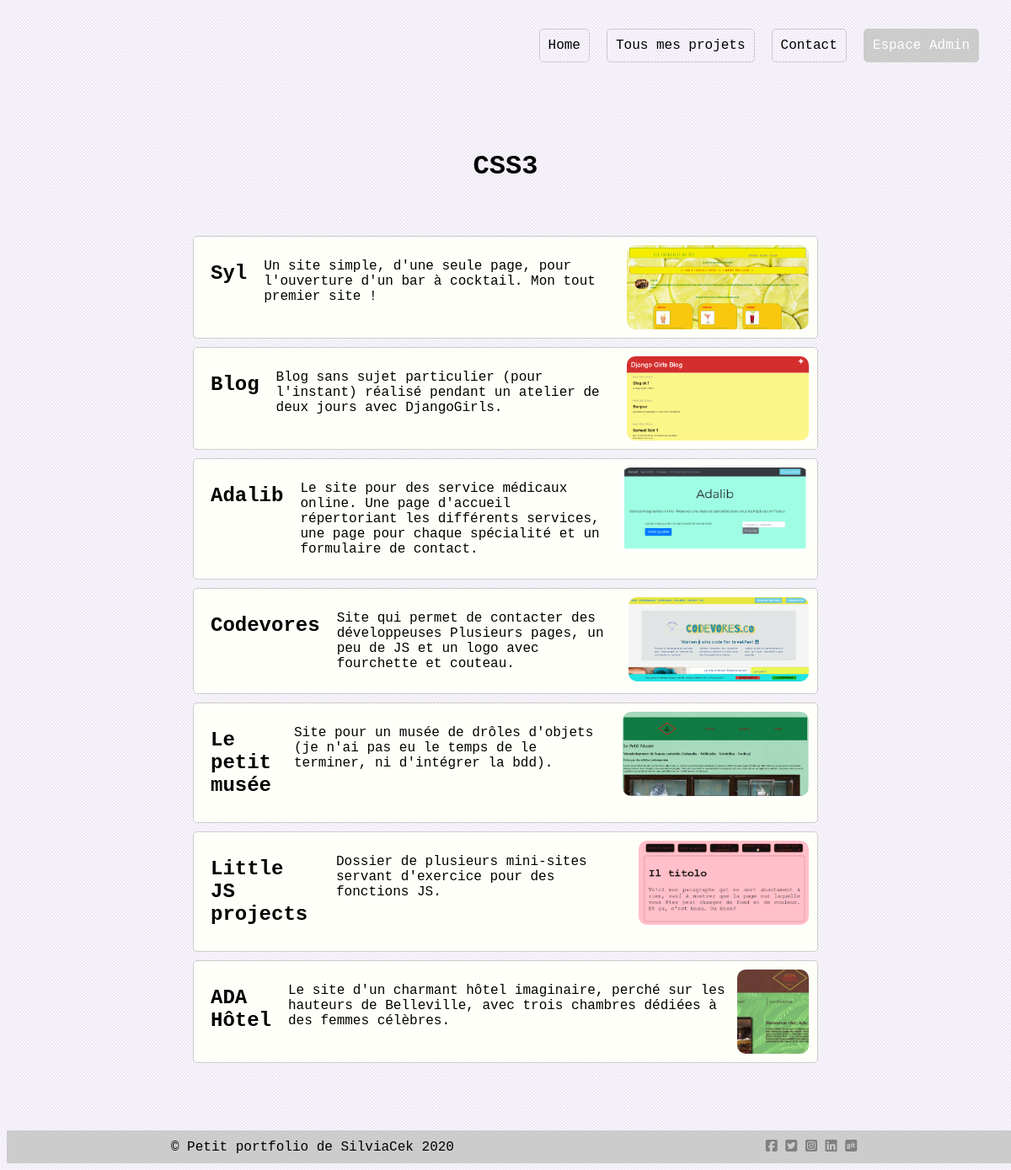
The app's page /projets_par_techno.php?technoAAfficher=2 with its own data.
### tables this page shows
CREATE TABLE IF NOT EXISTS `techno` (
  `id_techno` int(11) NOT NULL AUTO_INCREMENT,
  `nom_techno` varchar(150) NOT NULL,
  PRIMARY KEY (`id_techno`)
);

CREATE TABLE IF NOT EXISTS `projet_techno` (
  `projet_id` int(11) NOT NULL,
  `techno_id` int(11) NOT NULL
);

CREATE TABLE IF NOT EXISTS `projet` (
  `id_projet` int(11) NOT NULL AUTO_INCREMENT,
  `nom_projet` varchar(150) NOT NULL,
  `description` text NOT NULL,
  `url_image` varchar(150) NOT NULL,
  `annee` year(4) NOT NULL,
  `client` varchar(150) NOT NULL,
  `lien` varchar(150) NOT NULL,
  `online` tinyint(1) DEFAULT NULL,
  `ordre` int(11) NOT NULL,
  PRIMARY KEY (`id_projet`)
);

### projets_par_techno.php (the view)
<?php
include "config.php";
include PATH_TEMPLATE . "include/header.php";
include "fonctions.php";
?>
<div class='page_par_techno'>
<?php
$nom_techno = $bdd -> query("select nom_techno from techno where id_techno=$_GET[technoAAfficher]")->fetch();
echo "<h1 class='titre_zoom'>$nom_techno[nom_techno]</h1>";
function afficheProjetParTechno() {
  global $bdd;
  $technoAAfficher = $bdd -> query("select * from projet, techno, projet_techno where projet_techno.techno_id=$_GET[technoAAfficher] and projet_techno.techno_id = techno.id_techno and projet_techno.projet_id=projet.id_projet") -> fetchAll(PDO::FETCH_ASSOC);
  return $technoAAfficher ;
}
foreach(afficheProjetParTechno() as $projetDeCetteTechno) {
  echo "<div class='vitrine'>
    <h2>$projetDeCetteTechno[nom_projet]</h2>
    <p>$projetDeCetteTechno[description]</p>";
    echo html_image("$projetDeCetteTechno[url_image]", "img_pt");
  echo "</div>";
}
?>
</div>
<?php include PATH_TEMPLATE . "include/footer.php";

### fonctions.php (shortened to what this page needs)
<?php
  function html_image($urlImage, $classHtml = "") {
    if(is_file(PATH_SITE . $urlImage)) {
        return "<img src='" . URL_SITE . "/$urlImage' class='$classHtml'>";
    }
    return "";
  }

### template/css/style.css (style rules this page uses)
body { font-family: Courier; background-color: #f6f3fa; }
.page_par_techno { padding-top: 150px; }
.titre_zoom { text-align: center; margin-bottom: 2em; -webkit-animation-name: zoomIn; animation-name: zoomIn; -webkit-animation-duration: 1s; animation-duration: 1s; -webkit-animation-fill-mode: both; animation-fill-mode: both; }
.img_pt { height: 100px; width: auto; border-radius: 10px; }
.vitrine { background-color: #fffffa; display: flex; width: 60vw; margin: auto; margin-bottom: 10px; border: 1px solid #CCC; border-radius: 5px; padding: 10px; justify-content: space-around; }
.vitrine h2, .vitrine p, .vitrine h3, .vitrine h4 { margin-left: 10px; margin-right: 10px; }

### records on screen
techno: nom_techno "CSS3"
projet_techno: projet.nom_projet "Syl", projet.description "Un site simple, d'une seule page, pour l'ouverture d'un bar à cocktail. Mon tout premier site !", projet.url_image (picture)
projet_techno: projet.nom_projet "Blog", projet.description "Blog sans sujet particulier (pour l'instant) réalisé pendant un atelier de deux jours avec DjangoGirls.", projet.url_image (picture)
projet_techno: projet.nom_projet "Adalib", projet.description "Le site pour des service médicaux online. Une page d'accueil répertoriant les différents services, une page pour chaque spécialité et un formulaire de contact.", projet.url_image (picture)
projet_techno: projet.nom_projet "Codevores", projet.description "Site qui permet de contacter des développeuses Plusieurs pages, un peu de JS et un logo avec fourchette et couteau.", projet.url_image (picture)
projet_techno: projet.nom_projet "Le petit musée", projet.description "Site pour un musée de drôles d'objets (je n'ai pas eu le temps de le terminer, ni d'intégrer la bdd).", projet.url_image (picture)
projet_techno: projet.nom_projet "Little JS projects", projet.description "Dossier de plusieurs mini-sites servant d'exercice pour des fonctions JS.", projet.url_image (picture)
projet_techno: projet.nom_projet "ADA Hôtel", projet.description "Le site d'un charmant hôtel imaginaire, perché sur les hauteurs de Belleville, avec trois chambres dédiées à des femmes célèbres.", projet.url_image (picture)

### other values on screen
NOM_DU_SITE "Petit portfolio de SilviaCek"
